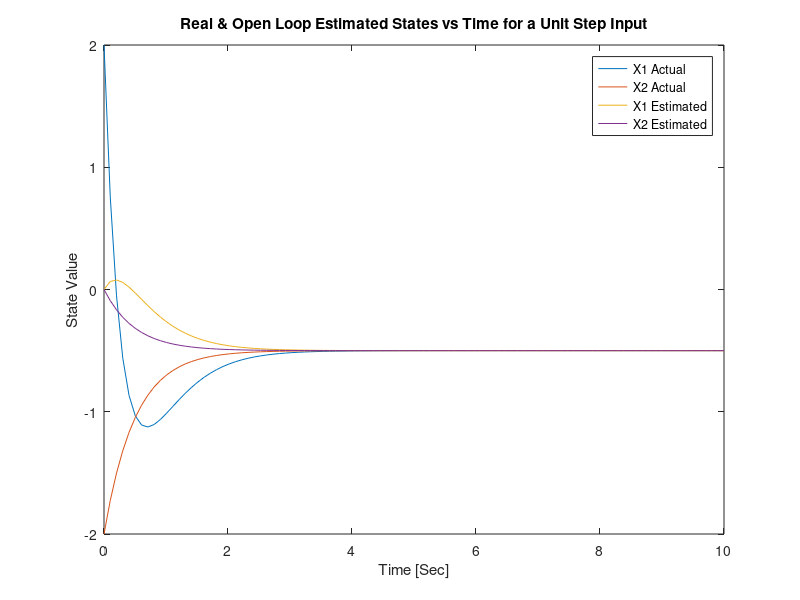
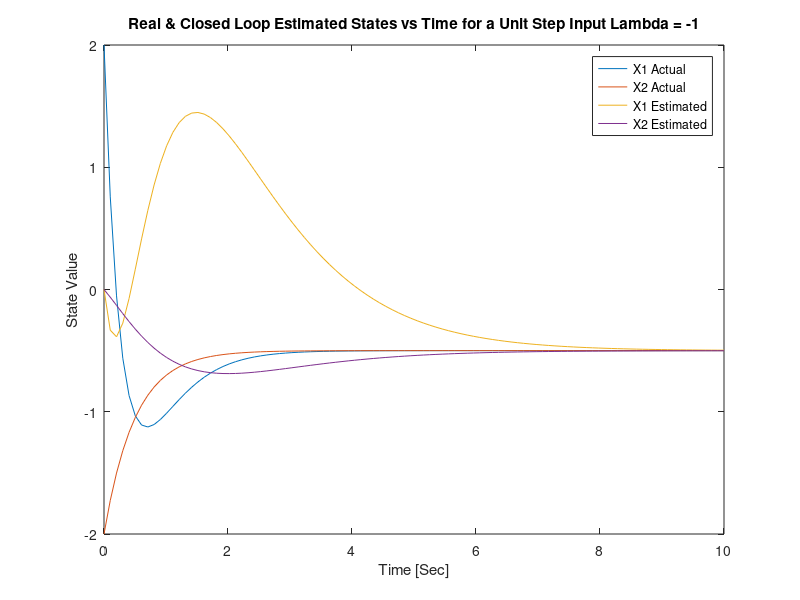
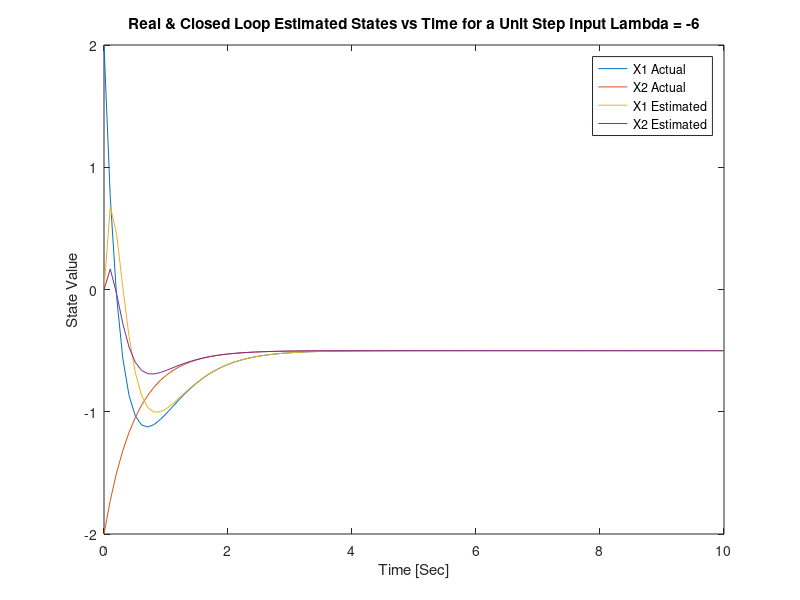
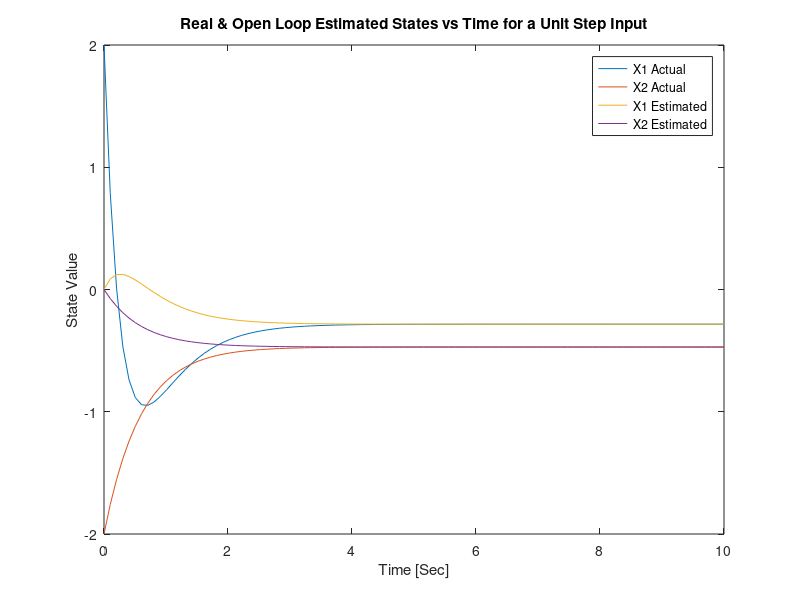

Recreate these plots in MATLAB, in order.
%Brandon Lim HW11
%% Problem 1
clear, clc, close all

A = [-3 5; 0 -2];
B = [1; -1];
C = [1 0];
D = 0;
sys = ss(A,B,C,D);
t = linspace(0,10,100);
u = ones(1,length(t));
x0_est = [0;0];
x0_act = [2;-2];
O = [C; C*A];

[yact,tact,xact] = lsim(sys,u,t,x0_act);
[yest,test,xest] = lsim(sys,u,t,x0_est);

figure
plot(tact,xact)
hold on
plot(test,xest)
legend("X1 Actual", "X2 Actual", "X1 Estimated", "X2 Estimated")
title("Real & Open Loop Estimated States vs Time for a Unit Step Input")
xlabel("Time [Sec]"); ylabel("State Value")

L = [-3; 1/5];
Atilda = [0 5; -1/5 -2];
Btilda = [1 -3;-1 1/5];
sys2 = ss(Atilda,Btilda,C,D);
[y2est,t2est,x2est] = lsim(sys2,[u;yact'],t,x0_est);

figure
plot(t,xact)
hold on
plot(t2est,x2est)
legend("X1 Actual", "X2 Actual", "X1 Estimated", "X2 Estimated")
title("Real & Closed Loop Estimated States vs Time for a Unit Step Input Lambda = -1")
xlabel("Time [Sec]"); ylabel("State Value")

L = [7;16/5];
Atilda2 = [-10 5;-16/5 -2];
Btilda2 = [1 7;-1 16/5];
sys3 = ss(Atilda2,Btilda2,C,D);
[y3est,t3est,x3est] = lsim(sys3,[u;yact'],t,x0_est);

figure
plot(t,xact)
hold on
plot(t3est,x3est)
legend("X1 Actual", "X2 Actual", "X1 Estimated", "X2 Estimated")
title("Real & Closed Loop Estimated States vs Time for a Unit Step Input Lambda = -6")
xlabel("Time [Sec]"); ylabel("State Value")
%% Problem 2
clear, clc, close all

A = [-3.4 4.6; 0 -1.7];
B = [1.2; -0.8];
C = [1.1 0];
D = 0;
sys = ss(A,B,C,D);
t = linspace(0,10,100);
u = ones(1,length(t));
x0_est = [0;0];
x0_act = [2;-2];
O = [C; C*A];

[yact,tact,xact] = lsim(sys,u,t,x0_act);
[yest,test,xest] = lsim(sys,u,t,x0_est);

figure
plot(tact,xact)
hold on
plot(test,xest)
legend("X1 Actual", "X2 Actual", "X1 Estimated", "X2 Estimated")
title("Real & Open Loop Estimated States vs Time for a Unit Step Input")
xlabel("Time [Sec]"); ylabel("State Value")

L = [-3; 1/5];
Atilda = [0 5; -1/5 -2];
Btilda = [1 -3;-1 1/5];
sys2 = ss(Atilda,Btilda,C,D);
[y2est,t2est,x2est] = lsim(sys2,[u;yact'],t,x0_est);

figure
plot(t,xact)
hold on
plot(t2est,x2est)
legend("X1 Actual", "X2 Actual", "X1 Estimated", "X2 Estimated")
title("Real & Closed Loop Estimated States vs Time for a Unit Step Input Lambda = -1")
xlabel("Time [Sec]"); ylabel("State Value")

L = [7;16/5];
Atilda2 = [-10 5;-16/5 -2];
Btilda2 = [1 7;-1 16/5];
sys3 = ss(Atilda2,Btilda2,C,D);
[y3est,t3est,x3est] = lsim(sys3,[u;yact'],t,x0_est);

figure
plot(t,xact)
hold on
plot(t3est,x3est)
legend("X1 Actual", "X2 Actual", "X1 Estimated", "X2 Estimated")
title("Real & Closed Loop Estimated States vs Time for a Unit Step Input Lambda = -6")
xlabel("Time [Sec]"); ylabel("State Value")

%% Problem 3
clear, clc, close all

A = [0 0;1 0];
B = [1/5; 0];
F = 20;

ui = 0.1;

xi = 1;

R = [(1/F)^2];
Q = [(1/xi)^2 0; 0 (1/xi)^2];

[K,~,~] = lqr(A,B,Q,R);

sys = ss((A-B*K),B,[1 0;0 1],[0]);
t = linspace(0,10,1000);


[y1,t,x1] = lsim(sys,zeros(1,length(t)),t,[0;ui]);
u = -K * transpose(x1);

figure
subplot(3,1,1)
plot(t,y1(:,1))
title("Iteration 1: Velocity vs Time")
xlabel("Time[sec]"); ylabel("Velocity [m/s]")
subplot(3,1,2)
plot(t,y1(:,2))
title("Iteration 1: Position vs Time")
xlabel("Time[sec]"); ylabel("Position [m]")
subplot(3,1,3)
plot(t,u)
title("Iteration 1: Force vs Time")
xlabel("Time[sec]"); ylabel("Force [N]")

R = [(1/F)^2];
Q = [100*(1/xi)^2 0; 0 100*(1/xi)^2];

[K,~,~] = lqr(A,B,Q,R);

sys = ss((A-B*K),B,[1 0;0 1],[0]);
t = linspace(0,10,1000);


[y2,t,x2] = lsim(sys,zeros(1,length(t)),t,[0;ui]);
u = -K * transpose(x2);

figure
subplot(3,1,1)
plot(t,y2(:,1))
title("Iteration 2: Velocity vs Time")
xlabel("Time[sec]"); ylabel("Velocity [m/s]")
subplot(3,1,2)
plot(t,y2(:,2))
title("Iteration 2: Position vs Time")
xlabel("Time[sec]"); ylabel("Position [m]")
subplot(3,1,3)
plot(t,u)
title("Iteration 2: Force vs Time")
xlabel("Time[sec]"); ylabel("Force [N]")

R = [50*(1/F)^2];
Q = 10*[100*(1/xi)^2 0; 0 500*(1/xi)^2];

[K,~,~] = lqr(A,B,Q,R);

sys = ss((A-B*K),B,[1 0;0 1],[0]);
t = linspace(0,10,1000);


[y3,t,x3] = lsim(sys,zeros(1,length(t)),t,[0;ui]);
u = -K * transpose(x3);

figure
subplot(3,1,1)
plot(t,y3(:,1))
title("Iteration 3: Velocity vs Time")
xlabel("Time[sec]"); ylabel("Velocity [m/s]")
subplot(3,1,2)
plot(t,y3(:,2))
title("Iteration 3: Position vs Time")
xlabel("Time[sec]"); ylabel("Position [m]")
subplot(3,1,3)
plot(t,u)
title("Iteration 3: Force vs Time")
xlabel("Time[sec]"); ylabel("Force [N]")

